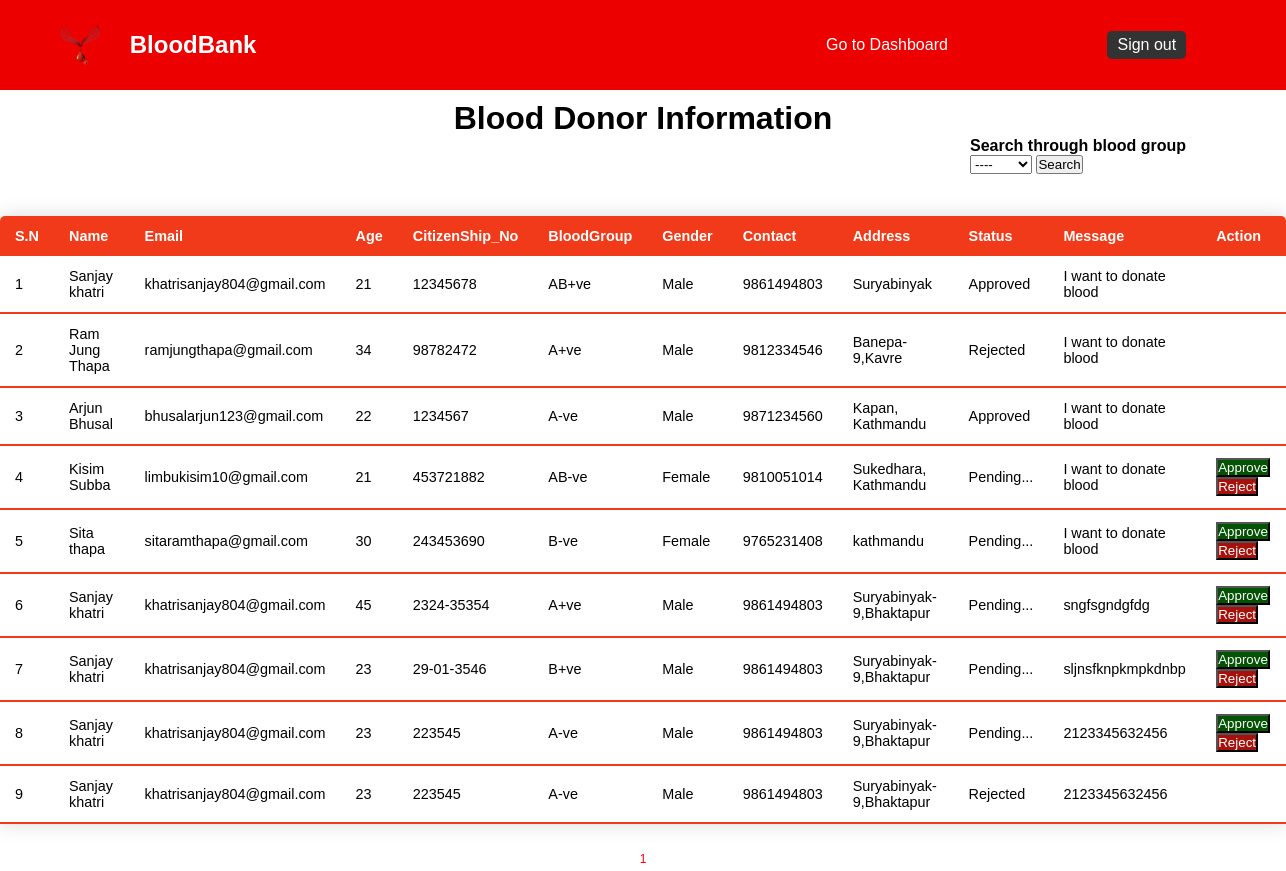
Page /admin/donorInfo.php (signed in) on the earlier database version.
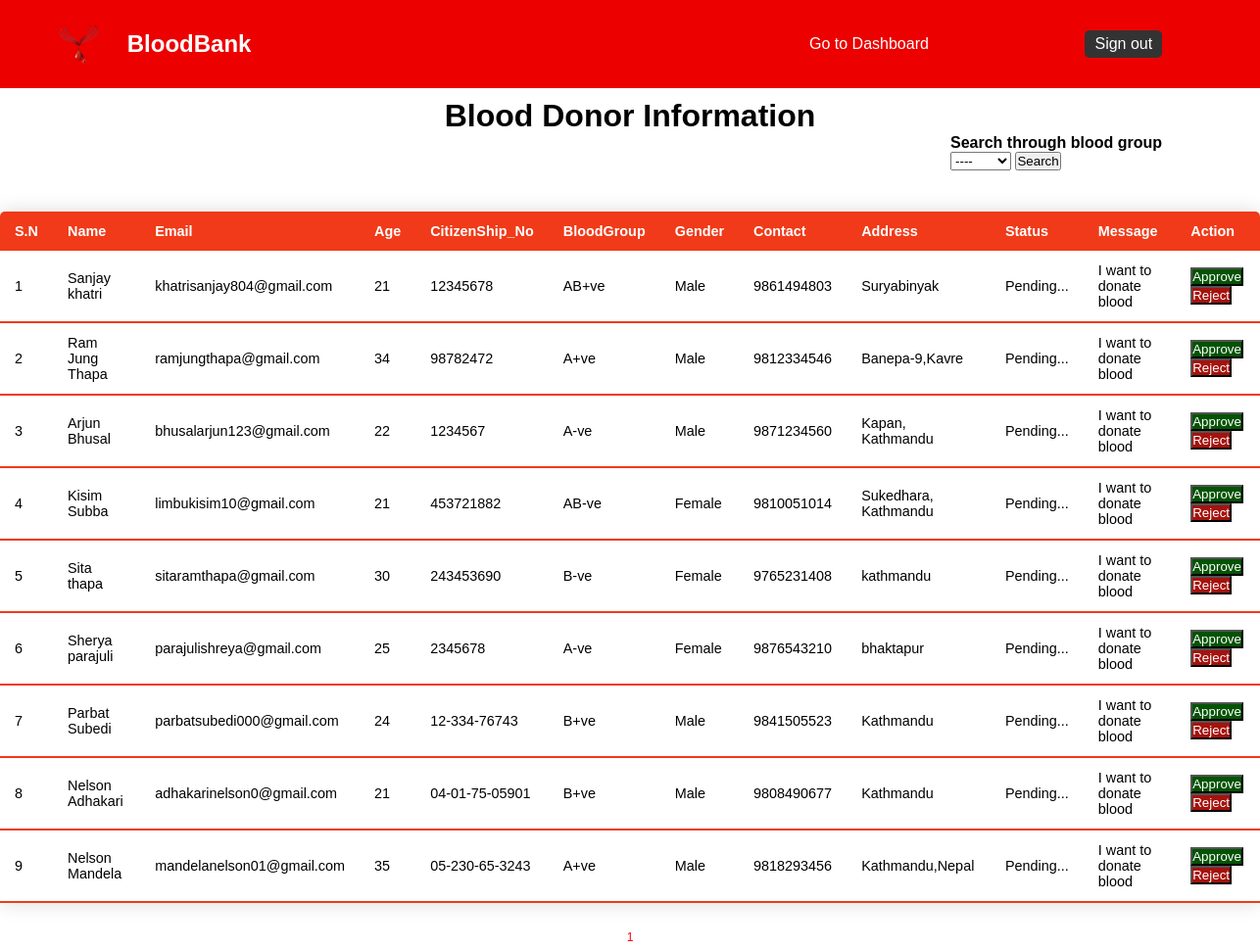
Same page on the later database version.
### tables this page shows
CREATE TABLE `donor` (
  `Id` int(11) NOT NULL,
  `Name` varchar(40) NOT NULL,
  `Email` varchar(40) NOT NULL,
  `Age` int(11) NOT NULL,
  `CitizenShip_No` varchar(255) NOT NULL,
  `BloodGroup` varchar(20) NOT NULL,
  `Gender` varchar(10) NOT NULL,
  `Contact` varchar(10) NOT NULL,
  `Address` varchar(40) NOT NULL,
  `Status` int(11) NOT NULL DEFAULT 0,
  `Message` varchar(255) NOT NULL
);

### admin/donorInfo.php (the view, shortened to what this page needs)
<?php include ('adminHeader.php')?>
    <head>
    </head>
    <div class="title">
        <h1>Blood Donor Information</h1>
    </div>
    <div class="search" style="display: inline-block;float: right; margin-right: 100px;">
        <h4>Search through blood group</h4>
        <form action="donorInfo.php" method="get">
                <select name="search" >
                    <option value="" selected>----</option>
                </select>
            <button type="submit">Search</button>
        </form>
    </div>
    <br><br><br>
    <center>
    <table class="content-table">
        <thead>
            <tr>
                <th>S.N</th>
                <th>Name</th>
                <th>Email</th>
                <th>Age</th>
                <th>CitizenShip_No</th>
                <th>BloodGroup</th>
                <th>Gender</th>
                <th>Contact</th>
                <th>Address</th>
                <th>Status</th>
                <th>Message</th>
                <th>Action</th>
            </tr>
        </thead>
    <?php
        include "../connection/config.php";
        $data_per_page= 10;
        if(isset($_GET['pages'])){
            $page  = $_GET["pages"];
        }
        else {
            $page = 1;
        }
        $start_from=($page-1)*$data_per_page;
        if(isset($_GET['search'])){
            $search = $_GET['search'];
        }else{
            $search="";
        }
        $sql = "select * from `donor` where  BloodGroup like '%$search%' limit $start_from,$data_per_page";
        $result = mysqli_query($conn, $sql);
        if(mysqli_num_rows($result)){
            if(isset($_GET['pages'])){
            $i = (($_GET['pages']-1)*10)+1;
            }else{
                $i=1;
            }
            while($row = mysqli_fetch_assoc($result)){
    ?>
    <tbody>
    <tr>
        <td><?php echo $i;?></td>
        <td><?php echo $row ['Name']?></td>
        <td><?php echo $row ['Email']?></td>
        <td><?php echo $row ['Age']?></td>
        <td><?php echo $row ['CitizenShip_No']?></td>
        <td><?php echo $row ['BloodGroup']?></td>
        <td><?php echo $row ['Gender']?></td>
        <td><?php echo $row ['Contact']?></td>
        <td><?php echo $row ['Address']?></td>
        <td>
            <?php
                if ($row['Status']==0){
                    echo
                    '<p>Pending...</p>';
                }else if ($row['Status']==1){
                    echo
                    '<p>Approved</p>';
                }else if($row['Status']==2){
                    echo
                    '<p>Rejected</p>';
                }
            ?>
        </td>
        <td><?php echo $row ['Message']?></td>
        <td>
        <?php
            if ($row['Status']==0){
        ?>
                <button class="approve" id="btn">
                    <a href="../approveReject/donorStatus.php?requestId=<?php echo $row ['Id'];?>&status=1" onclick = "sendMail('<?php echo $row['Email'];?>')">Approve</a>
                </button>
                <button class="reject" id="btn">
                    <a href="../approveReject/donorStatus.php?requestId=<?php echo $row ['Id'];?>&status=2" onclick = "sendMail('<?php echo $row['Email'];?>')">Reject</a>
                </button>
            <?php
                }
            ?>
        </td>
    </tr>
    <?php
        $i++;
        }
    }else{
    ?>
        <tr><td colspan="5">No Records found
        <?php }
        ?>
    </tbody>
    </table>
    <?php
        $sql = "select * from `donor`";
        $result = mysqli_query($conn,$sql);
        $total_data = mysqli_num_rows($result);
        $total_pages = ceil($total_data/$data_per_page);
        for($i=1;$i<=$total_pages;$i++){
            echo '<a style="font-size:12px;color:red;padding: 5px;bottom:0;" href="donorInfo.php?pages='.$i.'&search='.$_GET['search'].'   ">'.$i.'</a>';
        }
    ?>
</center>
</body>
</html>

Differences in the rows shown:
removed donor: Name "Sanjay khatri", Email "khatrisanjay804@gmail.com", Age "45", CitizenShip_No "2324-35354", BloodGroup "A+ve", Gender "Male", Contact "9861494803", Address "Suryabinyak-9,Bhaktapur", Status "Pending...", Message "sngfsgndgfdg"
removed donor: Name "Sanjay khatri", Email "khatrisanjay804@gmail.com", Age "23", CitizenShip_No "29-01-3546", BloodGroup "B+ve", Gender "Male", Contact "9861494803", Address "Suryabinyak-9,Bhaktapur", Status "Pending...", Message "sljnsfknpkmpkdnbp"
removed donor: Name "Sanjay khatri", Email "khatrisanjay804@gmail.com", Age "23", CitizenShip_No "223545", BloodGroup "A-ve", Gender "Male", Contact "9861494803", Address "Suryabinyak-9,Bhaktapur", Status "Pending...", Message "2123345632456"
removed donor: Name "Sanjay khatri", Email "khatrisanjay804@gmail.com", Age "23", CitizenShip_No "223545", BloodGroup "A-ve", Gender "Male", Contact "9861494803", Address "Suryabinyak-9,Bhaktapur", Status "Rejected", Message "2123345632456"
changed donor "Sanjay khatri": Status "Approved" → "Pending... Approve Reject"
changed donor "Ram Jung Thapa": Status "Rejected" → "Pending... Approve Reject"
changed donor "Arjun Bhusal": Status "Approved" → "Pending... Approve Reject"
added donor: Name "Sherya parajuli", Email "parajulishreya@gmail.com", Age "25", CitizenShip_No "2345678", BloodGroup "A-ve", Gender "Female", Contact "9876543210", Address "bhaktapur", Status "Pending...", Message "I want to donate blood"
added donor: Name "Parbat Subedi", Email "parbatsubedi000@gmail.com", Age "24", CitizenShip_No "12-334-76743", BloodGroup "B+ve", Gender "Male", Contact "9841505523", Address "Kathmandu", Status "Pending...", Message "I want to donate blood"
added donor: Name "Nelson Adhakari", Email "adhakarinelson0@gmail.com", Age "21", CitizenShip_No "04-01-75-05901", BloodGroup "B+ve", Gender "Male", Contact "9808490677", Address "Kathmandu", Status "Pending...", Message "I want to donate blood"
added donor: Name "Nelson Mandela", Email "mandelanelson01@gmail.com", Age "35", CitizenShip_No "05-230-65-3243", BloodGroup "A+ve", Gender "Male", Contact "9818293456", Address "Kathmandu,Nepal", Status "Pending...", Message "I want to donate blood"
